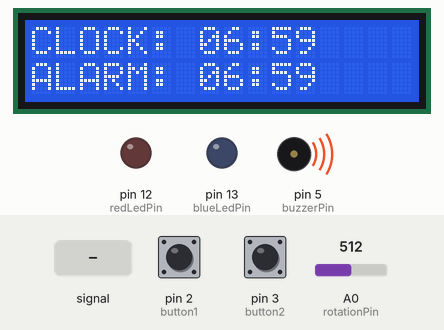
A sketch run on a simulated Arduino Uno, built with avr-gcc and run on an emulated ATmega328P. Parts: 16×2 character LCD, output pins drawn as LEDs (lit = HIGH), buzzer (waves = sounding). The inputs (shaded band) are chosen by the test bench; at power-on: pin 2 (button1) LOW, A0 (rotationPin) = 512, pin 3 (button2) LOW.

Above: at 1.2 s.
1.3 s: A0 (rotationPin) fed a 200 Hz sine of ±81 counts around its level
At 1.49 s:
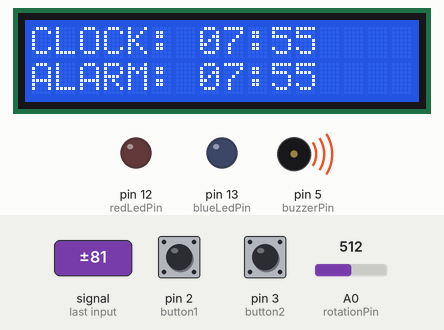
2.8 s: pin 2 (button1) pulled HIGH for 0.15 s
At 3.08 s:
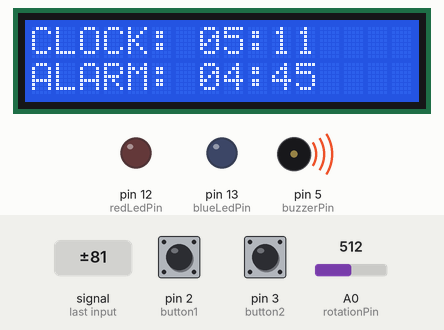
3.5 s: A0 (rotationPin) set to 311
At 4.7 s:
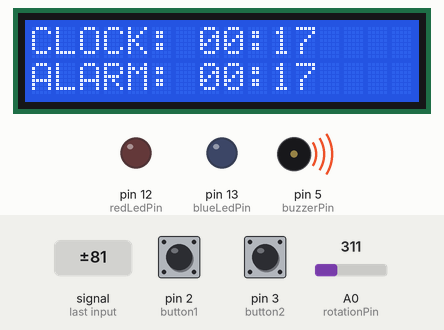
5.0 s: A0 (rotationPin) set to 306
At 5.7 s:
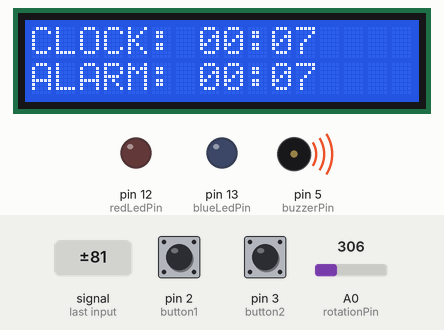
6.5 s: pin 2 (button1) pulled HIGH for 3.2 s
At 10.1 s:
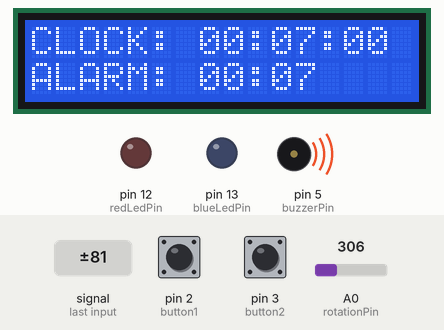
11.2 s: A0 (rotationPin) set to 330
At 11.6 s:
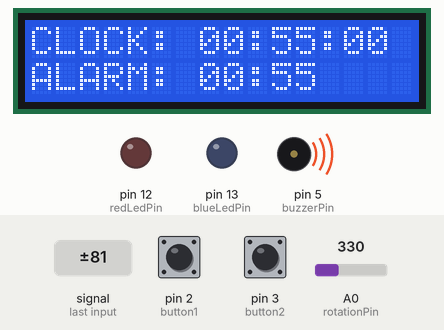
Timing chart, 0 to 13.7 s (numbered marks = the images above; inputs shaded):
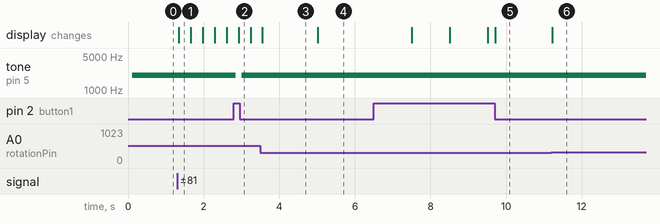

Measured:
- after the input at 1.3 s, the display: changes at once (image 1)
- after the input at 2.8 s, tone on pin 5 (buzzerPin): 2000 Hz → silent after 0.06 s, → 2000 Hz 0.15 s later
- after the input at 5.0 s, the display: changes at once (image 4)
- after the input at 6.5 s, the display: first changes after 1.0 s (image 5 shows a later state)
- after the input at 11.2 s, the display: changes at once (image 6)

The sketch:

group_project.ino
```cpp
/*
Course code : TECH1102
Semester/Year : Fall2017
Assignment code: GP1
Group name : overnight_coders
Author(s) : Anderson Resende Viana, Gurpreet Sehmbey , Khushveen Smagh, Kiranjit Bassi
BVC ID: a.resendeviana683, g.sehmbey985, k.smagh938, k.bassi437
Date created : 2017-12-05


        Title: Combination Alarm Clock
        Description: This program will emulate an alarm clock. It is required from
                     users 3 inputs using the rotation sensor to deactivate the buzzer.
                     Users should point the arrow of the rotation sensor to the borders
                     of the blue square on its base and hold each position during
                     a certain amount of time. A LED will turn on to inform the user
                     to move the rotation sensor to the next position. Once the user
                     repeats this 3 times, the buzzer will stop buzzing and LED's will
                     be turned off.
                     To initial Clock Time the user should press and hold SW1 button
                     while he/she moves the rotation sensor. Once the user releases the
                     button it will be displayed on LCD the inputed time.
                     The same procedure is used to set initial Alarm Time, but the user
                     must press and hold SW2 button instead of SW1.
*/


// Libraries
#include <Wire.h>
#include <LCD.h>
#include <LiquidCrystal_I2C.h>

// LCD Settings
#define I2C_ADDR  0x3f
#define BACKLIGHT_PIN  3
#define En_pin  2
#define Rw_pin  1
#define Rs_pin  0
#define D4_pin  4
#define D5_pin  5
#define D6_pin  6
#define D7_pin  7
#define NUMBER_OF_CHARACTERS 16
#define NUMBER_OF_ROWS 2
LiquidCrystal_I2C lcd(I2C_ADDR, En_pin, Rw_pin, Rs_pin, D4_pin, D5_pin, D6_pin, D7_pin);

// Pins
int button1clock = 0;
int button2alarm = 0;
int button1 = 2;
int button2 = 3;
int notPressed = HIGH;
int pressed = LOW;
int buzzerPin = 5;
int lightPin = 1;
int rotationPin = 0;
int blueLedPin = 13;
int redLedPin = 12;

//Led Control
unsigned long previousMillis = 0;
const long interval = 1000;


//General Setup
int rotationReading = 0;
int rotationMinReading = 302;
int rotationMaxReading = 1023;
int defaultCounter = 0;
int buzzerFrequency = 2000;
int deactivationCounter = 5;

//First Input Counters
int firstInputCounter = 0;
int firstInputCounterLed = 0;
int firstLowerRotationLimit = 30;
int firstHigherRotationLimit = 320;

//Second Input Counters
int secondInputCounter = 0;
int secondInputCounterLed = 0;
int secondLowerRotationLimit = 321;
int secondHigherRotationLimit = 720;

//Third Input Counters
int thirdInputCounter = 0;
int thirdInputCounterLed = 0;
int thirdLowerRotationLimit = 721;
int thirdHigherRotationLimit = 1023;

//Clock variables
int totalRotationToMinutesConverter = 0;
int rotationToHoursConverter = 0;
int rotationToMinutesConverter = 0;
int minMinutesInDay = 0;
int maxMinutesInDay = 1439;
unsigned long elapsedTimeBeforeClockReset = 0;
int days = 0;
int currentHours = 0;
int previousHours = 0;
int currentMinutes = 0;
int previousMinutes = 0;
int currentSeconds = 0;
int previousSeconds = 0;

//Alarm variables
int alarmTime = 0;
int alarmHour = 0;
int alarmMinute = 0;
int previousAlarmHour = 0;
int previousAlarmMinute = 0;


void setup() {
    lcd.begin (NUMBER_OF_CHARACTERS,NUMBER_OF_ROWS);
    lcd.setBacklightPin(BACKLIGHT_PIN, POSITIVE);
    lcd.setBacklight(HIGH);
    lcd.clear();
    pinMode(blueLedPin, OUTPUT);
    pinMode(redLedPin, OUTPUT);
    pinMode(lightPin, INPUT);
    pinMode(buzzerPin, OUTPUT);
    pinMode(rotationPin, INPUT);
    pinMode(button1, INPUT);
    pinMode(button2, INPUT);
    Serial.begin(9600);
    //delay(1000);
}


void loop() {
    rotationReading = analogRead(rotationPin);
    button1clock = digitalRead(button1);
    button2alarm = digitalRead(button2);

    adjustClockTime();
    displayClock();
    countingTime();
    adjustAlarm();
    displayAlarmHour();
    if (alarmIsRinging() == true) {
        inputFirstPosition();
        lightUpBlueLed();
        inputSecondPosition();
        lightUpRedLed();
        inputThirdPosition();
        turnOffLeds();
    }
    resetInputs();
}


void inputFirstPosition() {
    if (firstInputCounter < deactivationCounter and
        rotationReading >= firstLowerRotationLimit and
        rotationReading <= firstHigherRotationLimit and
        button1clock == notPressed and
        button2alarm == notPressed){
        firstPositionDelay();
    }
}

void firstPositionDelay() {
    unsigned long currentMillis = millis();
    if (currentMillis - previousMillis >= interval) {
        previousMillis = currentMillis;
        firstInputCounter++;
        firstInputCounterLed++;
      }
}

void inputSecondPosition() {
    if (secondInputCounter < deactivationCounter and
        rotationReading >= secondLowerRotationLimit and
        rotationReading <= secondHigherRotationLimit and
        button1clock == notPressed and
        button2alarm == notPressed){
        secondPositionDelay();
    }
}

void secondPositionDelay() {
    unsigned long currentMillis = millis();
    if (currentMillis - previousMillis >= interval) {
        previousMillis = currentMillis;
        secondInputCounter++;
        secondInputCounterLed++;
      }
}

void inputThirdPosition() {
    if (thirdInputCounter < deactivationCounter and
        rotationReading >= thirdLowerRotationLimit and
        rotationReading <= thirdHigherRotationLimit and
        button1clock == notPressed and
        button2alarm == notPressed){
        thirdPositionDelay();
    }
}

void thirdPositionDelay() {
    unsigned long currentMillis = millis();
    if (currentMillis - previousMillis >= interval) {
        previousMillis = currentMillis;
        thirdInputCounter++;
        thirdInputCounterLed++;
      }
}

bool alarmIsRinging() {
    if (((alarmHour == currentHours) and (alarmMinute == currentMinutes)) and
        ((firstInputCounter != deactivationCounter) or
        (secondInputCounter != deactivationCounter) or
        (thirdInputCounter != deactivationCounter))) {
        tone(buzzerPin, buzzerFrequency);
        return true;
    } else {
        noTone(buzzerPin);
        return false;
    }
}

void resetInputs() {
    if (rotationReading == defaultCounter) {
        firstInputCounter = defaultCounter;
        firstInputCounterLed = defaultCounter;
        secondInputCounter = defaultCounter;
        secondInputCounterLed = defaultCounter;
        thirdInputCounter = defaultCounter;
        thirdInputCounterLed = defaultCounter;
    }
}

void lightUpBlueLed() {
    if (firstInputCounterLed >= deactivationCounter) {
        digitalWrite(blueLedPin, HIGH);
    } else {
        digitalWrite(blueLedPin, LOW);
    }
}

void lightUpRedLed() {
    if (secondInputCounterLed >= deactivationCounter) {
        digitalWrite(redLedPin, HIGH);
    } else {
        digitalWrite(redLedPin, LOW);
    }
}

void turnOffLeds() {
    if (thirdInputCounterLed >= deactivationCounter) {
        firstInputCounterLed = defaultCounter;
        secondInputCounterLed = defaultCounter;
        digitalWrite(redLedPin, LOW);
        digitalWrite(blueLedPin, LOW);
    }
}

void adjustAlarm() {
    if (button2alarm == pressed) {
        alarmTime = map(rotationReading, rotationMinReading, rotationMaxReading, minMinutesInDay, maxMinutesInDay);
        if (alarmTime <= 0) {
            alarmTime = 0;
        }
    convertRotationToAlarmTime();
    }
}

void convertRotationToAlarmTime() {
    alarmHour = int (alarmTime / 60);
    alarmMinute = int (alarmTime % 60);
}

void displayAlarmHour() {
    if (alarmHour != previousAlarmHour) {
        lcd.setCursor(0,1);
        lcd.print("ALARM:");
        if (alarmHour < 10) {
            lcd.setCursor(7,1);
            lcd.print("  ");
            lcd.setCursor(7,1);
            lcd.print("0");
            lcd.setCursor(8,1);
            lcd.print(alarmHour);
        } else {
            lcd.setCursor(7,1);
            lcd.print("  ");
            lcd.setCursor(7,1);
            lcd.print(alarmHour);
        }
        previousAlarmHour = alarmHour;
    }
    if (alarmMinute != previousAlarmMinute) {
        lcd.setCursor(9,1);
        lcd.print(":");
        if (alarmMinute < 10) {
            lcd.setCursor(10,1);
            lcd.print("  ");
            lcd.setCursor(10,1);
            lcd.print("0");
            lcd.setCursor(11,1);
            lcd.print(alarmMinute);
        } else {
        lcd.setCursor(10,1);
        lcd.print("  ");
        lcd.setCursor(10,1);
        lcd.print(alarmMinute);
        }
        previousAlarmMinute = alarmMinute;
    }
}

void adjustClockTime() {
    if (button1clock == pressed) {
        totalRotationToMinutesConverter = map(rotationReading, rotationMinReading, rotationMaxReading, minMinutesInDay, maxMinutesInDay);
        elapsedTimeBeforeClockReset = millis();
        if (totalRotationToMinutesConverter <= 0) {
            totalRotationToMinutesConverter = 0;
        }
    convertRotationToClockTime();
    }
}

void convertRotationToClockTime() {
    rotationToHoursConverter = int (totalRotationToMinutesConverter / 60);
    rotationToMinutesConverter = int (totalRotationToMinutesConverter % 60);
    currentHours = rotationToHoursConverter;
    currentMinutes = rotationToMinutesConverter;
}

void displayClock() {
    if (currentHours != previousHours) {
        lcd.setCursor(0,0);
        lcd.print("CLOCK:");
        if (currentHours < 10) {
            lcd.setCursor(7,0);
            lcd.print("  ");
            lcd.setCursor(7,0);
            lcd.print("0");
            lcd.setCursor(8,0);
            lcd.print(currentHours);
        } else {
            lcd.setCursor(7,0);
            lcd.print("  ");
            lcd.setCursor(7,0);
            lcd.print(currentHours);
        }
        previousHours = currentHours;
    }
    if (currentMinutes != previousMinutes) {
        lcd.setCursor(9,0);
        lcd.print(":");
        if (currentMinutes < 10) {
            lcd.setCursor(10,0);
            lcd.print("  ");
            lcd.setCursor(10,0);
            lcd.print("0");
            lcd.setCursor(11,0);
            lcd.print(currentMinutes);
        } else {
            lcd.setCursor(10,0);
            lcd.print("  ");
            lcd.setCursor(10,0);
            lcd.print(currentMinutes);
        }
        previousMinutes = currentMinutes;
    }
    if (currentSeconds != previousSeconds) {
        lcd.setCursor(12,0);
        lcd.print(":");
        if (currentSeconds < 10) {
            lcd.setCursor(13,0);
            lcd.print("  ");
            lcd.setCursor(13,0);
            lcd.print("0");
            lcd.setCursor(14,0);
            lcd.print(currentSeconds);
        } else {
            lcd.setCursor(13,0);
            lcd.print("  ");
            lcd.setCursor(13,0);
            lcd.print(currentSeconds);
        }
        previousSeconds = currentSeconds;
    }
}

void countingTime() {
    unsigned long runningMillis = millis();
    currentSeconds = (runningMillis - elapsedTimeBeforeClockReset)/1000;
    if (currentSeconds >= 60) {
        currentMinutes = currentMinutes + 1;
        elapsedTimeBeforeClockReset = runningMillis;
        if (currentMinutes >= 60) {
            currentHours = currentHours + 1;
            currentMinutes = 0;
            if (currentHours >= 24) {
                currentHours = 0;
            }
        }
    }
}
```
